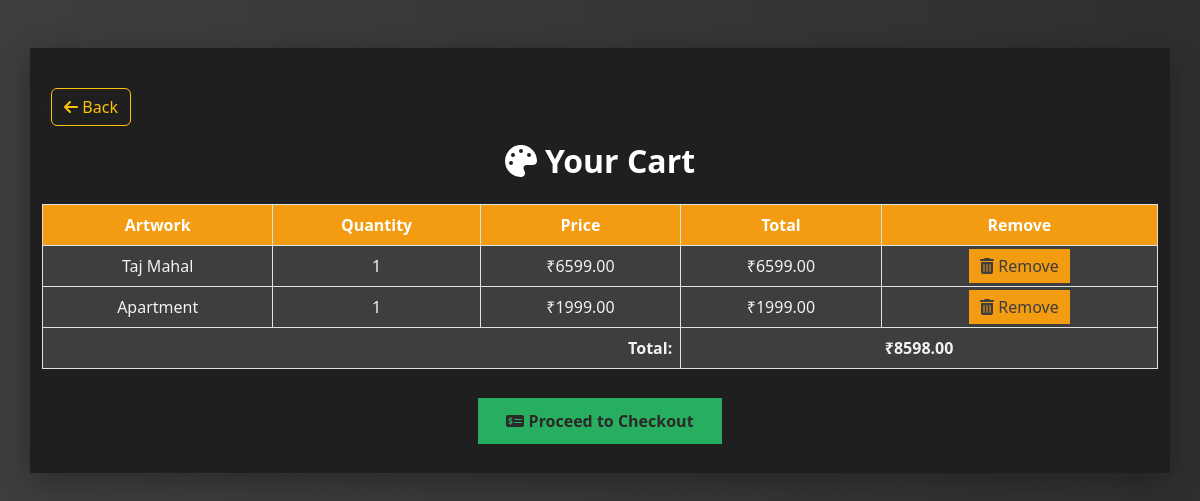
Before: /cart/ (signed in) with the older database file.
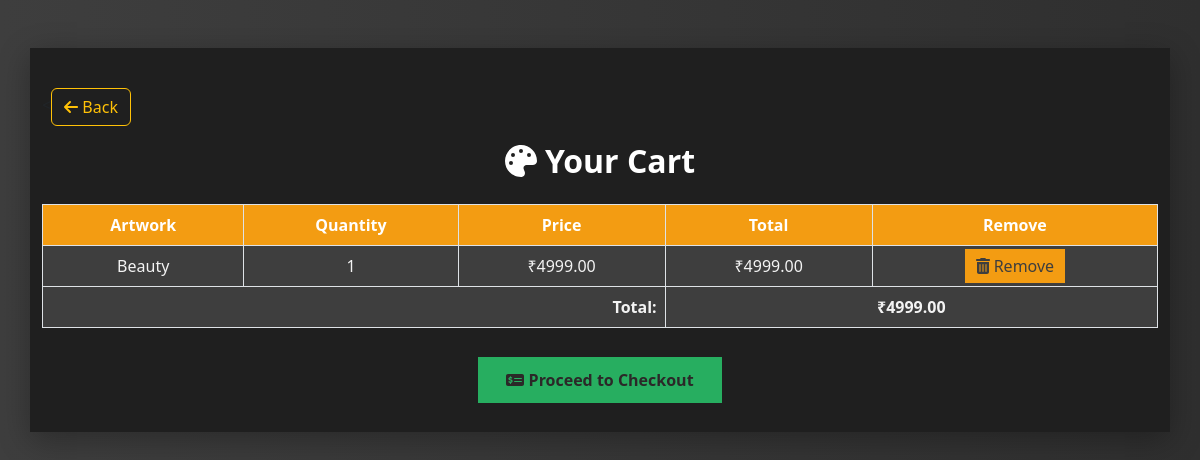
After: the same page with the newer database file.
### paintings/models.py (models this page shows, shortened)
class CartItem(models.Model):
    cart = models.ForeignKey(Cart, on_delete=models.CASCADE, related_name='items')
    artwork = models.ForeignKey(Artwork, on_delete=models.CASCADE)
    quantity = models.PositiveIntegerField(default=1)
    def total_price(self):
        return self.artwork.price * self.quantity

class Artwork(models.Model):
    CATEGORY_CHOICES = [
        ('Sketches', 'Sketches'),
        ('Portraits', 'Portraits'),
        ('Oil Paintings', 'Oil Paintings'),
        ('Digital Art', 'Digital Art'),
    ]
    title = models.CharField(max_length=200)
    image = models.ImageField(upload_to='artworks/')
    category = models.CharField(max_length=50, choices=CATEGORY_CHOICES)
    price = models.DecimalField(max_digits=10, decimal_places=2)
    height = models.PositiveIntegerField(help_text="Height in cm")
    width = models.PositiveIntegerField(help_text="Width in cm")
    description = models.TextField(blank=True, null=True)

class Cart(models.Model):
    user = models.ForeignKey(UserSignup, on_delete=models.CASCADE)
    created_at = models.DateTimeField(auto_now_add=True)
    def total_price(self):
        return sum(item.total_price() for item in self.items.all())

### paintings/views.py (the view)
# urls.py: path('cart/', views.cart_view, name='cart'),
def cart_view(request):
    user = request.session.get('user_id')
    user_instance = get_object_or_404(UserSignup, id=user)
    cart, _ = Cart.objects.get_or_create(user=user_instance)
    return render(request, 'cart.html', {'cart': cart})

### paintings/templates/cart.html (shortened to what this page needs)
{% load static %}
<!DOCTYPE html>
<html lang="en">
<head>
    <link rel="stylesheet" href="{% static 'css/cart.css' %}">
    <link href="https://cdn.jsdelivr.net/npm/bootstrap@5.3.0/dist/css/bootstrap.min.css" rel="stylesheet">
</head>
<body>
    <div class="container mt-5">
        <div class="mb-3">
        <<a href="{% url 'collection' %}" class="btn btn-outline-warning">
                <i class="fas fa-arrow-left"></i> Back
            </a>
        </div>
        <h2 style="color: #fff; font-weight: bold;" class="text-center mb-4"><i class="fas fa-palette me-2"></i>Your Cart</h2>
        {% if cart.items.all %}
            <div class="table-responsive">
                <table class="table table-bordered align-middle text-center">
                    <thead>
                        <tr>
                            <th>Artwork</th>
                            <th>Quantity</th>
                            <th>Price</th>
                            <th>Total</th>
                            <th>Remove</th>
                        </tr>
                    </thead>
                    <tbody>
                        {% for item in cart.items.all %}
                        <tr>
                            <td>{{ item.artwork.title }}</td>
                            <td>{{ item.quantity }}</td>
                            <td>₹{{ item.artwork.price }}</td>
                            <td>₹{{ item.total_price }}</td>
                            <td>
                                <a href="{% url 'remove_from_cart' item.id %}" class="remove  btn-sm">
                                    <i class="fas fa-trash-alt"></i> Remove
                                </a>
                            </td>
                        </tr>
                        {% endfor %}
                        <tr>
                            <td colspan="3" class="text-end"><strong>Total:</strong></td>
                            <td colspan="2"><strong>₹{{ cart.total_price }}</strong></td>
                        </tr>
                    </tbody>
                </table>
            </div>
            <div class="text-center mt-4">
                <a href="{% url 'checkout' %}" class="btn-proceed">
                    <i class="fas fa-money-check-alt"></i> Proceed to Checkout
                </a>
            </div>
        {% else %}
            <p class="text-center empty-cart">
                <i class="fas fa-shopping-cart fa-2x mb-3 d-block text-muted"></i>
                Your cart is empty.
            </p>
        {% endif %}
    </div>
</body>
</html>

Changed rows visible on the page:
removed CartItem: artwork "Taj Mahal", quantity "1", artwork.price "6599.00", total_price "6599.00"
removed CartItem: artwork "Apartment", quantity "1", artwork.price "1999.00", total_price "1999.00"
added CartItem: artwork "Beauty", quantity "1", artwork.price "4999.00", total_price "4999.00"
computed for Cart: total_price "8598.00" → "4999.00"
